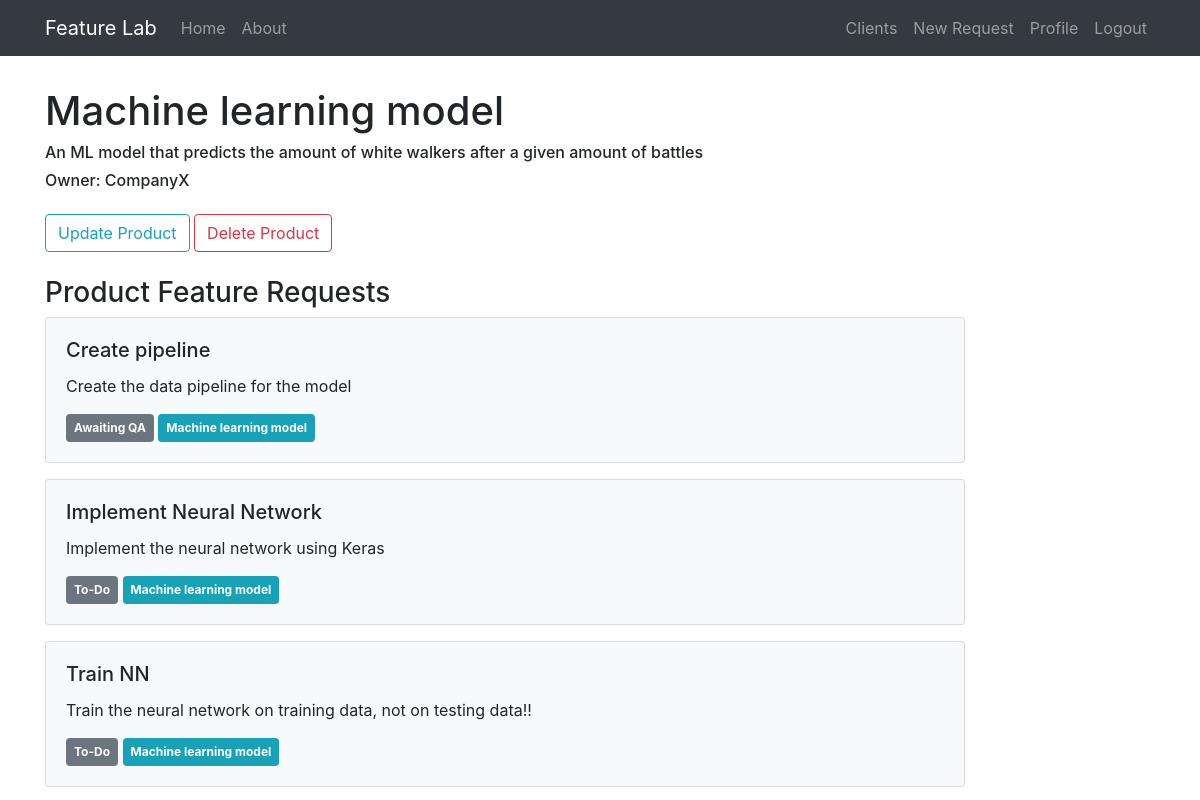
The page /product/3 (signed in) on the database its author committed.
### feature_lab/models.py (models this page shows, shortened)
class Product(db.Model):
    id = db.Column(db.Integer, primary_key=True)
    name = db.Column(db.String(20), unique=True, nullable=False)
    description = db.Column(db.Text(), nullable=False)
    owner_id = db.Column(db.Integer, db.ForeignKey('client.id'), nullable=False)
    requests = db.relationship('FeatureRequest', backref='product', lazy=True)
    areas = db.relationship('ProductArea', backref='product', lazy=True)

class FeatureRequest(db.Model):
    id = db.Column(db.Integer, primary_key=True)
    title = db.Column(db.String(30), unique=True, nullable=False)
    description = db.Column(db.Text(), nullable=False)
    created_at = db.Column(db.DateTime, nullable=False, default=datetime.utcnow)
    target_date = db.Column(db.DateTime, nullable=False)
    product_area = db.Column(db.String())
    product_id = db.Column(db.Integer, db.ForeignKey('product.id'), nullable=False)
    client_id = db.Column(db.Integer, db.ForeignKey('client.id'), nullable=False)
    state = db.Column(db.Enum(FeatureRequestState), default=FeatureRequestState.TODO)

### feature_lab/clients/routes.py (the view)
@clients.route('/product/<int:product_id>')
@login_required
def product(product_id):
    product_data = Product.query.get_or_404(product_id)
    return render_template('product.html', product=product_data)

### feature_lab/models.py (called while the page is built)
@login_manager.user_loader
def load_user(user_id):
    return User.query.get(int(user_id))

### feature_lab/templates/product.html (shortened to what this page needs)
{% extends 'layout.html' %}
{% block content %}
    <h1>{{product.name}}</h1>
    <h6>{{product.description}}</h6>
    <h6 class="mb-4">Owner: CompanyX</h6>
    <button class="btn btn-outline-info" onclick="window.location='/product/{{product.id}}/update'">Update Product</button>
    <button type="button" class="btn btn-outline-danger" data-toggle="modal" data-target="#deleteModal">Delete Product</button>
    <h3 class="mt-4">Product Feature Requests</h3>
    {% if product.requests %}
        {% for request in product.requests %}
            <div>
                <a href="/request/{{request.id}}" class="request-card">
                    <div class="card bg-light mb-3 p-3 mr-0">
                        <div class="p-1">
                            <h5 class="card-title">{{ request.title }}</h5>
                            <p class="card-text">{{ request.description }}</p>
                            <span class="badge badge-secondary p-2">{{ request.state.value }}</span>
                            <span class="badge badge-info p-2">{{ request.product.name }}</span>
                        </div>
                    </div>
                </a>
            </div>
        {% endfor %}
    {% else %}
        <div class="container">
            <p class="text-secondary m-4">This product does not have any feature requests yet. <a href="{{url_for('clients.create_request')}}">Create feature request</a></p>
        </div>
    {% endif %}
{% endblock content %}

### feature_lab/static/custom.css (style rules this page uses)
a.request-card, a.request-card:hover { color: inherit; text-decoration: none; max-width: 35rem; }

### rows shown on the page
Product: name "Machine learning model", description "An ML model that predicts the amount of white walkers after a given amount of battles"
FeatureRequest: title "Create pipeline", description "Create the data pipeline for the model", state.value "Awaiting QA", product.name "Machine learning model"
FeatureRequest: title "Implement Neural Network", description "Implement the neural network using Keras", state.value "To-Do", product.name "Machine learning model"
FeatureRequest: title "Train NN", description "Train the neural network on training data, not on testing data!!", state.value "To-Do", product.name "Machine learning model"
